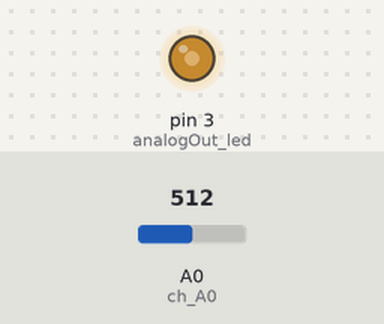
Simulated run of this sketch. Board: Arduino Uno, built with avr-gcc and run on an emulated ATmega328P. Parts: output pins drawn as LEDs (lit = HIGH). The test bench sets the inputs (shaded band); at power-on: A0 (ch_A0) = 512.

Above: at 1.2 s.
1.3 s: A0 (ch_A0) set to 716
At 2.5 s:
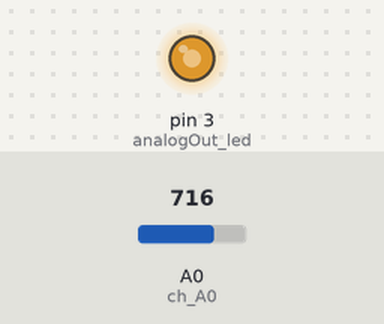
2.8 s: A0 (ch_A0) set to 900
At 3.7 s:
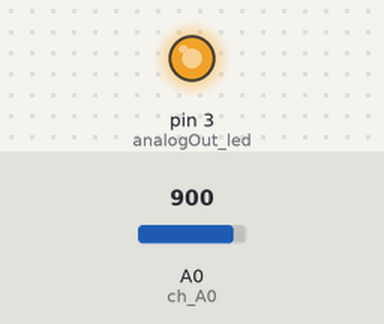
4.3 s: A0 (ch_A0) set to 122
At 4.8 s:
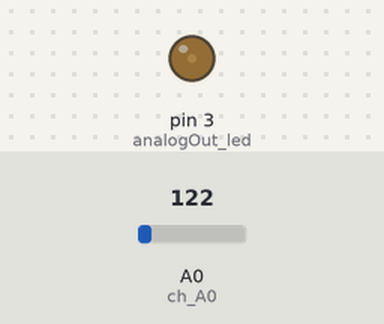
5.8 s: A0 (ch_A0) set to 0
At 7.0 s:
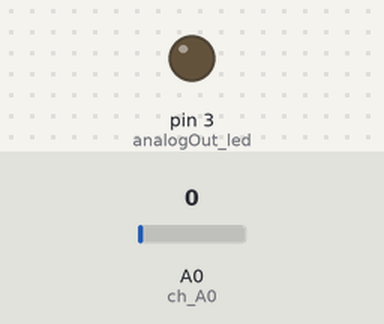
7.3 s: A0 (ch_A0) set to 511
At 8.3 s:
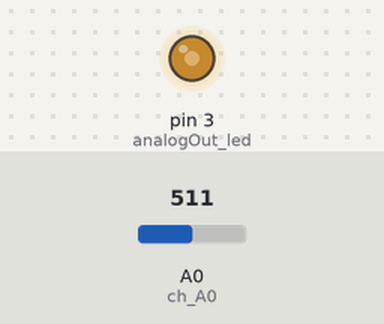
Timing chart, 0 to 9.8 s (numbered marks = the images above; inputs shaded):
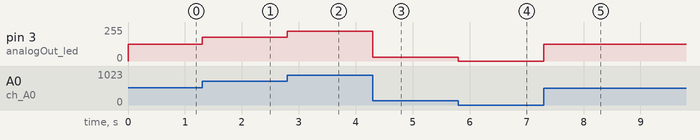

Measured:
- after the input at 1.3 s, pin 3 (analogOut_led): 127/255 → 178/255 at once
- after the input at 2.8 s, pin 3 (analogOut_led): 178/255 → 224/255 at once
- after the input at 4.3 s, pin 3 (analogOut_led): 224/255 → 30/255 at once
- after the input at 5.8 s, pin 3 (analogOut_led): 30/255 → 0/255 at once
- after the input at 7.3 s, pin 3 (analogOut_led): 0/255 → 127/255 at once

The sketch:

CONTROL_DE_BRILLO_DE_UN_LED1.ino
```cpp
/*
  Fundacion Kinal
  Centro educativo tecnico laboral Kinal
  Perito en Electronica
  Seccion: A
  Curso: Taller de electronica digital y reparacion de computadoras I
  Alumno: David Alfredo del Cid Rodríguez
  Carnet: 2022482
  Proyecto:CONTROL DE BRILLO DE UN LED
*/
//Directivas del preprocesador
#define ch_A0 A0   //canal 0 o pin A0 del arduino
#define analogOut_led 3  //pin 3 para PWM

//Variables
unsigned int raw_led = 0;
unsigned char speedled=0;


void setup() {

 pinMode(ch_A0, INPUT); // pin A0 como entrado. NOTA: no usar la instrucción de INPUT_PULLUP
 pinMode(analogOut_led, OUTPUT);  //pin donde utilizo el PWM como salida.

}

void loop() {
  raw_led = analogRead(ch_A0); //leo el canal analogico A0
  speedled = map(raw_led, 0, 1023, 0, 255);
  analogWrite(analogOut_led, speedled);
}
```
